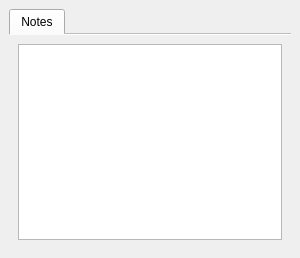
  <widget class="QDockWidget" name="dockWidget_7">
   <property name="sizePolicy">
    <sizepolicy hsizetype="Expanding" vsizetype="Expanding">
     <horstretch>0</horstretch>
     <verstretch>0</verstretch>
    </sizepolicy>
   </property>
   <property name="minimumSize">
    <size>
     <width>300</width>
     <height>175</height>
    </size>
   </property>
   <property name="features">
    <set>QDockWidget::DockWidgetFloatable|QDockWidget::DockWidgetMovable</set>
   </property>
   <property name="windowTitle">
    <string>CODE</string>
   </property>
   <attribute name="dockWidgetArea">
    <number>1</number>
   </attribute>
   <widget class="QWidget" name="dockWidgetContents_6">
    <layout class="QGridLayout" name="gridLayout_8">
     <item row="0" column="0">
      <widget class="QTabWidget" name="tabWidget">
       <property name="sizePolicy">
        <sizepolicy hsizetype="Expanding" vsizetype="Expanding">
         <horstretch>0</horstretch>
         <verstretch>0</verstretch>
        </sizepolicy>
       </property>
       <property name="autoFillBackground">
        <bool>true</bool>
       </property>
       <property name="styleSheet">
        <string notr="true"/>
       </property>
       <property name="tabShape">
        <enum>QTabWidget::Rounded</enum>
       </property>
       <property name="currentIndex">
        <number>0</number>
       </property>
       <property name="documentMode">
        <bool>true</bool>
       </property>
       <widget class="QWidget" name="tab">
        <attribute name="title">
         <string>Notes</string>
        </attribute>
        <layout class="QHBoxLayout" name="horizontalLayout">
         <item>
          <widget class="QTextEdit" name="notesEdit"/>
         </item>
        </layout>
       </widget>
      </widget>
     </item>
    </layout>
   </widget>
  </widget>
